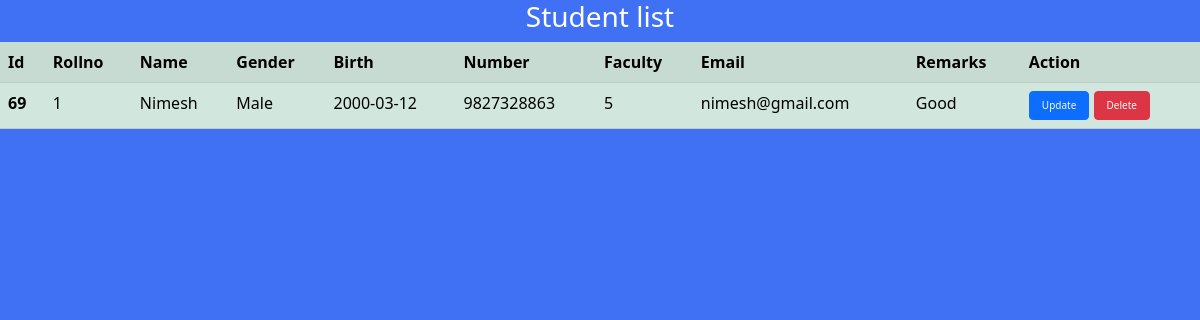
The app's page /faculty.php?facultyid=5 with its own data.
### tables this page shows
CREATE TABLE `students` (
  `id` int(20) NOT NULL,
  `rollno` int(20) NOT NULL,
  `name` varchar(25) NOT NULL,
  `gname` varchar(20) NOT NULL,
  `gender` varchar(20) NOT NULL,
  `birth` date NOT NULL,
  `number` varchar(15) NOT NULL,
  `faculty` int(11) NOT NULL,
  `assignment` varchar(20) NOT NULL,
  `attendance` varchar(20) NOT NULL,
  `email` varchar(25) NOT NULL,
  `password` varchar(25) NOT NULL,
  `remark` varchar(255) NOT NULL,
  `pdf1` varchar(255) NOT NULL,
  `pdf` varchar(255) NOT NULL
);

### faculty.php (the view, shortened to what this page needs)
<?php
include 'connect.php';
?>
<!doctype html>
<html lang="en">
  <head>
    <link href="https://cdn.jsdelivr.net/npm/bootstrap@5.1.3/dist/css/bootstrap.min.css" rel="stylesheet">
  </head>
  <body style="background:#4070f4;">
  <h3 style="text-align:center;align-items:center;color:white;">Student list</h3>
  <table class="table table-success table-striped">
  <tr >
      <th>Id</th>
      <th>Rollno</th>
      <th>Name</th>
      <th>Gender</th>
      <th>Birth</th>
      <th>Number</th>
      <th>Faculty</th>
      <th>Email</th>
      <th>Remarks</th>
      <th>Action</th>
    </tr>
    <?php
      if(isset($_GET['facultyid'])){
          $faculty = $_GET['facultyid'];
          $sql = "select * from students where faculty = '{$faculty}'";
      }else{
        $sql = "select * from students";}
        $run = mysqli_query($con,$sql);
        $count = mysqli_num_rows($run);
        if($count>0){
            while($row = mysqli_fetch_assoc($run)){
        ?>
<?php
        $id=$row['id'];
        $rollno=$row['rollno'];
        $name=$row['name'];
        $gender=$row['gender'];
        $birth=$row['birth'];
        $number=$row['number'];
        $faculty=$row['faculty'];
        $email=$row['email'];
       $remark=$row['remark'];
        echo '<tr>
        <th scope="row">' .$id.'</th>
        <td>' .$rollno.'</td>
        <td>' .$name.'</td>
        <td>' .$gender.'</td>
        <td>' .$birth.'</td>
        <td>' .$number.'</td>
        <td>' .$faculty.'</td>
        <td>' .$email.'</td>
        <td>' .$remark.'</td>
         <td>
         <button type="button" class="btn btn-primary btn-large" style="font-size:10px;"  > <a href="update.php?updateid='.$id.'" class="text-light" style="text-decoration:none;">Update</a></button>
         <button type="button" class="btn btn-danger btn-large" style="font-size:10px;"  > <a href="delete.php?deleteid='.$id.'" class="text-light" style="text-decoration:none; onclick="return confirm("delete this record?");" >Delete</a></button>
         </td>
         </tr>';
      }
    }
    ?>
</table>
</body>
</html>

### records on screen
students: id "69", rollno "1", name "Nimesh", gender "Male", birth "2000-03-12", number "9827328863", faculty "5", email "nimesh@gmail.com", remark "Good"
